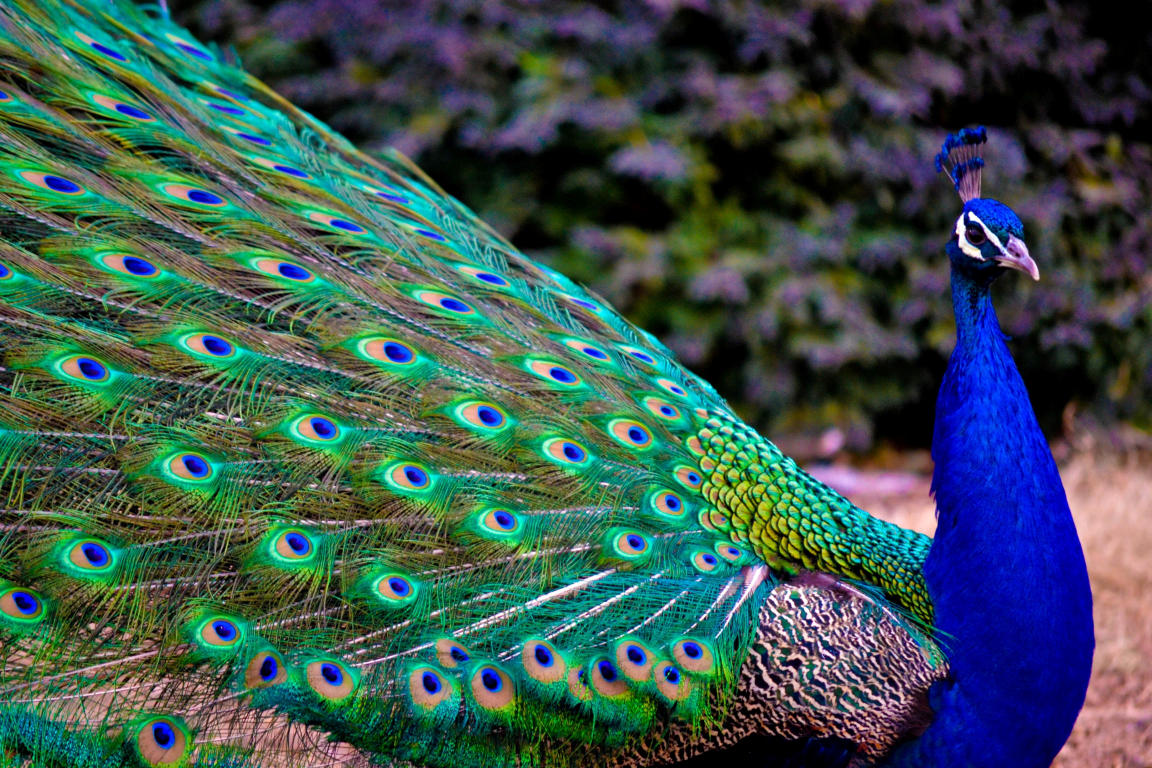
%> input picture Game1/Assets/images/Level-1/L1_Q5/img.jpg, 4608 x 3072 px (shown at 1/4 size)
$ octave gridding.m   (GNU Octave 9; MATLAB toolbox functions it lacks are replaced by stand-ins)
%> lines starting %> are read from the running program, lines starting %| are printed output that depends on the picture
img = imread('img.jpg');  %# Load a sample 3-D RGB image

% [5 lines of commented-out code are left out]

w = 400;

x = 900;
y = 4000;
a = img(x:x+w,y:y+w,:);
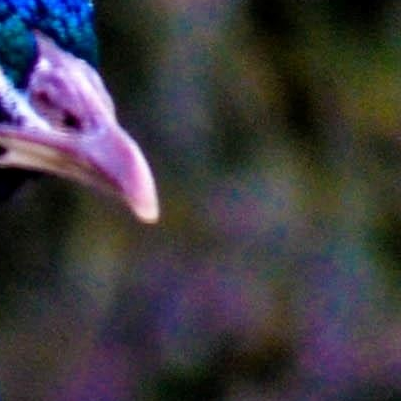
%> a: size 401x401x3 uint8; mean R, G, B 61.6, 58, 63.7
imwrite(a,'p1.jpg');
img(x:x+w,y:y+w,:) = 255;

x = 300;
y = 670;
a = img(x:x+w,y:y+w,:);
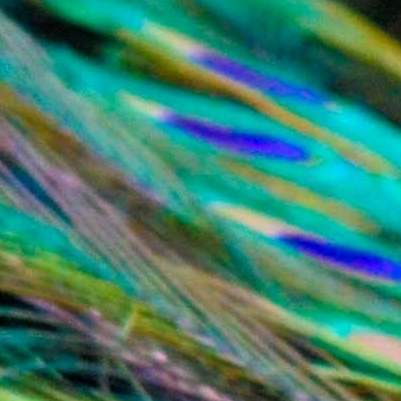
%> a: size 401x401x3 uint8; mean R, G, B 64, 125.5, 109.1
imwrite(a,'p2.jpg');
img(x:x+w,y:y+w,:) = 255;

x = 2100;
y = 950;
a = img(x:x+w,y:y+w,:);
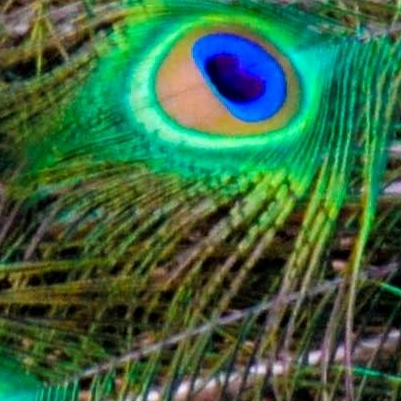
%> a: size 401x401x3 uint8; mean R, G, B 59, 102.9, 66.3
imwrite(a,'p3.jpg');
img(x:x+w,y:y+w,:) = 255;

x = 1300;
y = 2500;
a = img(x:x+w,y:y+w,:);
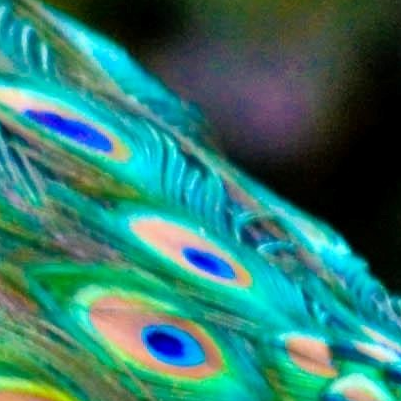
%> a: size 401x401x3 uint8; mean R, G, B 49.3, 122.3, 110.4
imwrite(a,'p4.jpg');
img(x:x+w,y:y+w,:) = 255;

x = 2500;
y = 2500;
a = img(x:x+w,y:y+w,:);
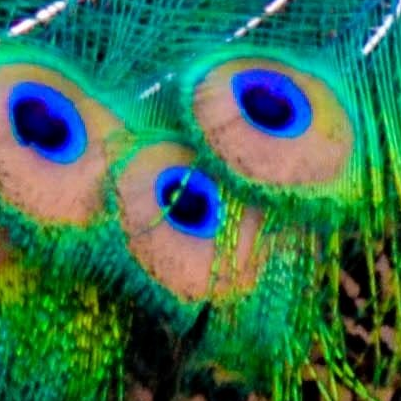
%> a: size 401x401x3 uint8; mean R, G, B 54.4, 113.3, 82.1
imwrite(a,'p5.jpg');
img(x:x+w,y:y+w,:) = 255;

imshow(img);

imshow(img)
imwrite(img,'n.jpg');
